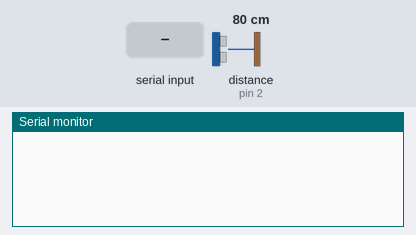
A sketch run on a simulated Arduino Uno, built with avr-gcc and run on an emulated ATmega328P. On the bench: the last lines printed to the serial monitor. Inputs (shaded band) come from the test bench; at power-on: distance to the obstacle (sensor on pin 2) 80 cm.

Above: at 1.2 s.
1.3 s: "1\n" received over Serial
At 2.5 s:
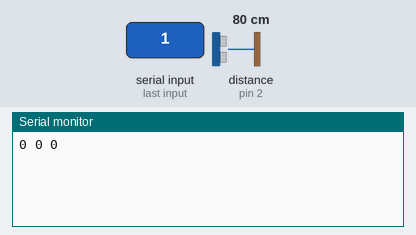
2.8 s: byte 48 (0x30) received over Serial
At 3.7 s:
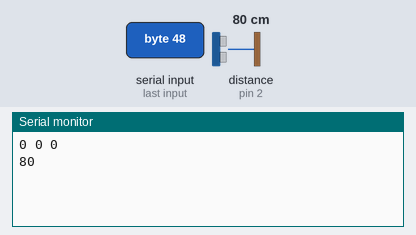

The sketch:

Sensorizacion.ino
```cpp
#include "Wire.h"
#include "Ultrasonic.h"
#include "I2Cdev.h"
#include "MPU6050.h"

#define RANGER_PIN 2

Ultrasonic ultrasonic (RANGER_PIN);
MPU6050 accelgyro;

int cms;
int16_t ax, ay, az;
int16_t gx, gy, gz;
int16_t mx, my, mz;

void setup () {
    Wire.begin ();
    Serial.begin (9600);
    accelgyro.initialize ();
}

void loop () {

    if (Serial.available () != 0) {

        int option = Serial.read ();
        cms = ultrasonic.MeasureInCentimeters ();
        accelgyro.getMotion9 (&ax, &ay, &az, &gx, &gy, &gz, &mx, &my, &mz);

        switch (option) {

          case 0x30:
            Serial.print (cms);
            Serial.print ("\n");
            break;

          case 0x31:
            Serial.print (ax);
            Serial.print (" ");
            Serial.print (ay);
            Serial.print (" ");
            Serial.print (az);
            Serial.print ("\n");
            break;

          case 0x32:
            Serial.print (gx);
            Serial.print (" ");
            Serial.print (gy);
            Serial.print (" ");
            Serial.print (gz);
            Serial.print ("\n");
            break;

          case 0x33:
            Serial.print (mx);
            Serial.print (" ");
            Serial.print (my);
            Serial.print (" ");
            Serial.print (mz);
            Serial.print ("\n");
            break;
        }
    }
}
```

Measured:
- after the input at 1.3 s, the serial monitor: prints a new line at once (image 1)
- after the input at 2.8 s, the serial monitor: prints a new line at once (image 2)
